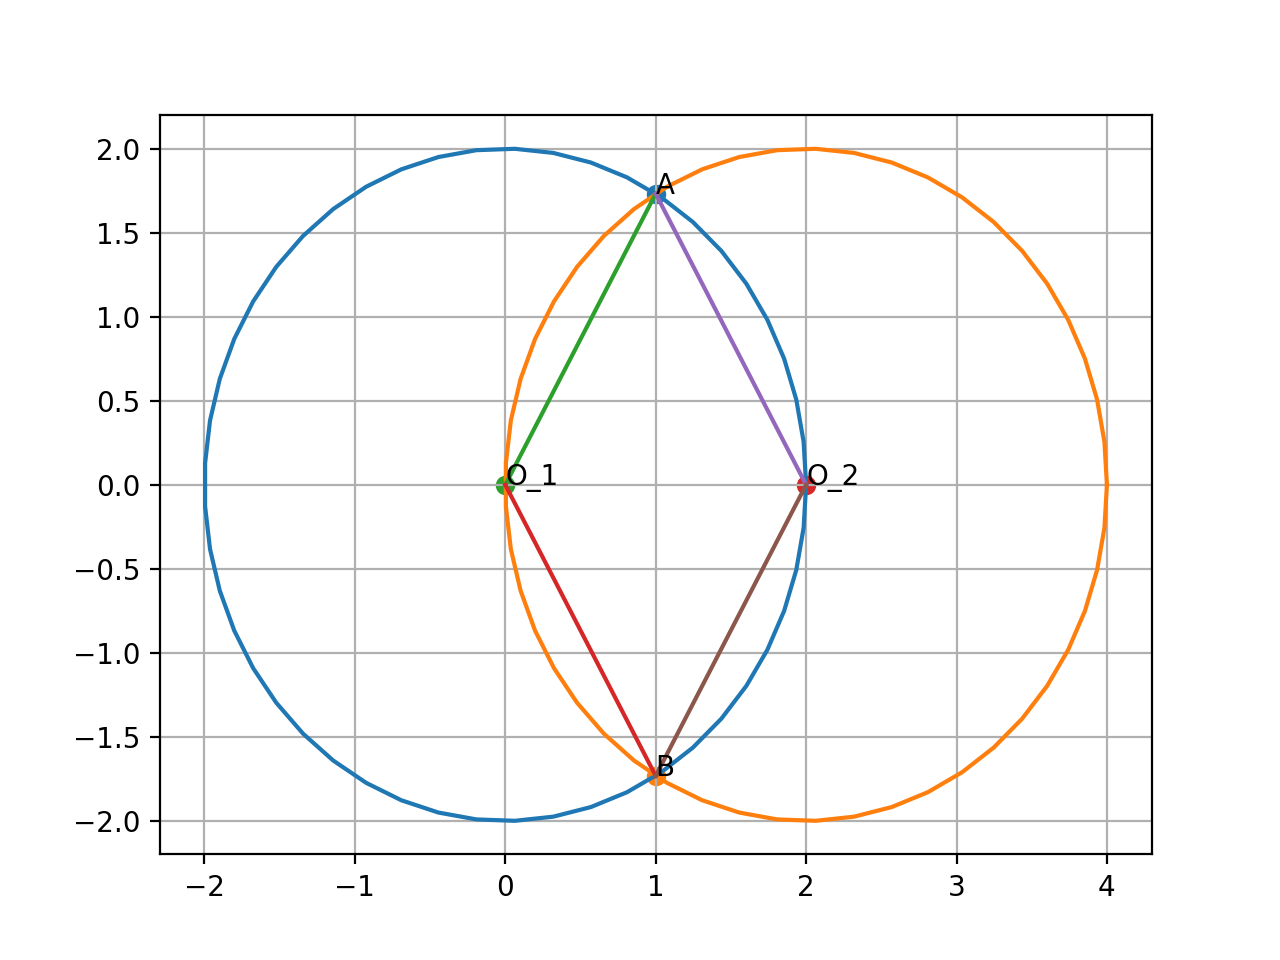

Python code for this plot:
import numpy as np
import matplotlib.pyplot as plt
from numpy import linalg as LA
import math
def circ_gen(O,r):
	len = 50
	theta = np.linspace(0,2*np.pi,len)
	x_circ = np.zeros((2,len))
	x_circ[0,:] = r*np.cos(theta)
	x_circ[1,:] = r*np.sin(theta)
	x_circ = (x_circ.T + O).T
	return x_circ
U_1 = np.array(([0,0]))
U_2= np.array(([2,0]))
P_1 = np.array(([1,math.sqrt(3)]))
P_2 = np.array(([1,-math.sqrt(3)]))
P_3 = np.array(([0,0]))
P_4 = np.array(([2,0]))
r_1 = np.sqrt(LA.norm(U_1)**2+4)
r_2 = np.sqrt(LA.norm(U_2)**2-0)
x_circ1= circ_gen(U_1,r_1)
x_circ2=circ_gen(U_2,r_2)
plt.plot(x_circ1[0,:],x_circ1[1,:],label='$circle with centre(0,0)$')
plt.plot(x_circ2[0,:],x_circ2[1,:],label='$circle with centre(2,0)$')
plt.scatter(1,math.sqrt(3))
plt.scatter(1,-math.sqrt(3))
plt.scatter(0,0)
plt.scatter(2,0)
plt.annotate("A", (1, math.sqrt(3)))
plt.annotate("B", (1, -math.sqrt(3)))
plt.annotate("O_1", (0,0))
plt.annotate("O_2", (2,0))
plt.plot([0,1],[0, math.sqrt(3)])
plt.plot([0, 1],[0, -math.sqrt(3)])
plt.plot([2,1],[0, math.sqrt(3)])
plt.plot([2, 1],[0, -math.sqrt(3)])
plt.grid()
plt.show()
